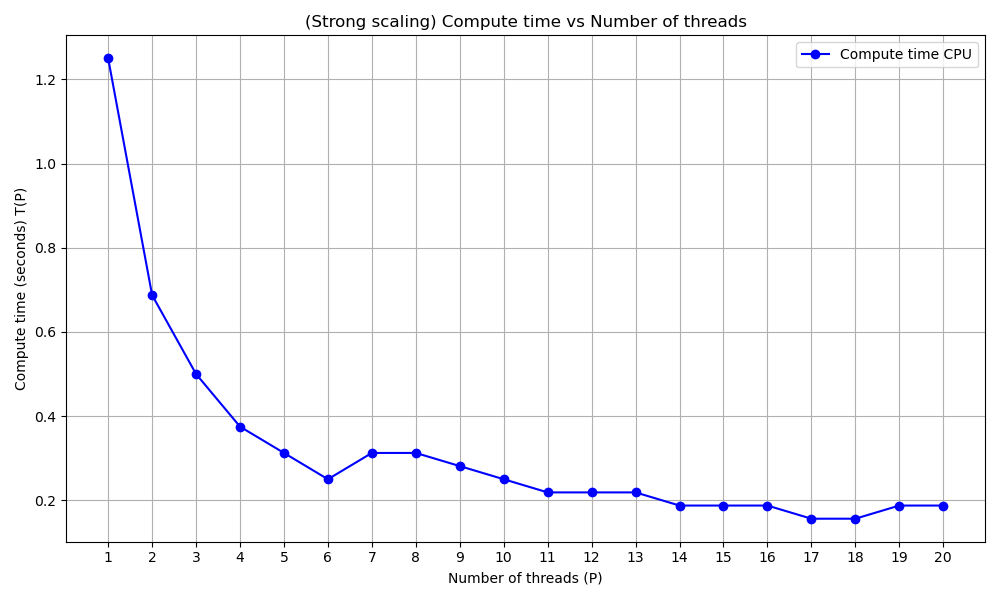

Reproduce this figure in Python.
import matplotlib.pyplot as plt
import re

# Nome del file dei risultati
output_file = "strong2.txt"

# Liste per salvare i dati
threads = []
compute_times = []

# Pattern per trovare il numero di thread e il tempo di calcolo
thread_pattern = re.compile(r"OMP_NUM_THREADS=(\d+)")
compute_time_pattern = re.compile(r"Compute time CPU:\s*([\d.]+)")

# Lettura del file
with open(output_file, "r") as file:
    for line in file:
        # Cerca il numero di thread
        thread_match = thread_pattern.search(line)
        if thread_match:
            threads.append(int(thread_match.group(1)))
        
        # Cerca il tempo di calcolo
        compute_time_match = compute_time_pattern.search(line)
        if compute_time_match:
            compute_times.append(float(compute_time_match.group(1)))

# Verifica che ci siano dati
if not threads or not compute_times:
    print("Nessun dato trovato nel file. Verifica il formato del file dei risultati.")
    exit()

# Creazione del grafico
plt.figure(figsize=(10, 6))
plt.plot(threads, compute_times, marker='o', color='b', label='Compute time CPU')
plt.xlabel("Number of threads")
plt.ylabel("Compute time (seconds)")
plt.title("Compute time vs Number of threads")
plt.grid(True)
plt.legend()
plt.tight_layout()
    
# Impostare i valori dell'asse x come interi
plt.xticks(threads)

# Salvataggio e visualizzazione del grafico
plt.savefig("strong_time_plot.png")
plt.show()
